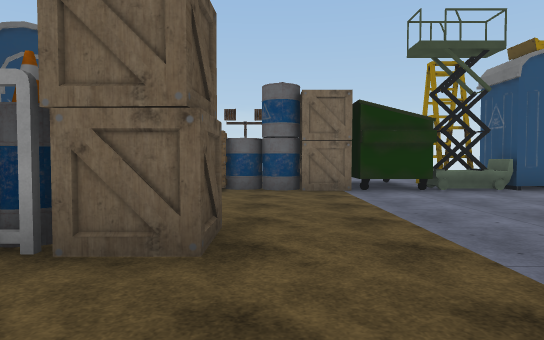
View 1 (above)

24 first-person views from a walk through a 3-D level made in the Unity game engine. The camera is 1.4 m above the floor, tilts 2° down and sees 75° across. The floor is counted in squares, 2 m on a side. Each view is taken from the middle of a square. On the plan, view 1 faces up. The plan holds only what a view shows up to about 11 squares ahead; the rest is blank. The place goes on beyond the plan. The player character is not drawn. Some surface patterns are stand-ins.

View 2
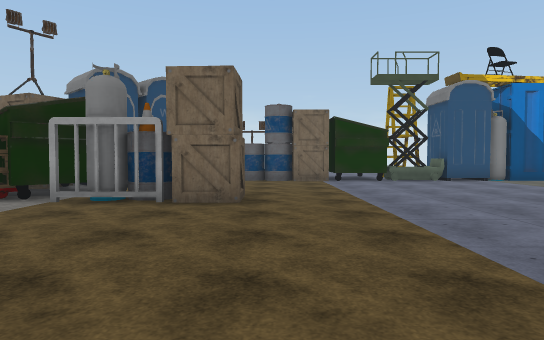

View 3
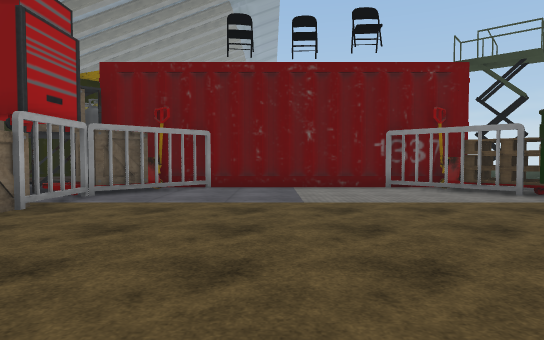

View 4
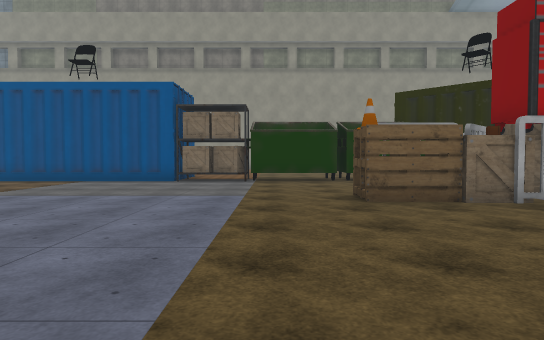

View 5
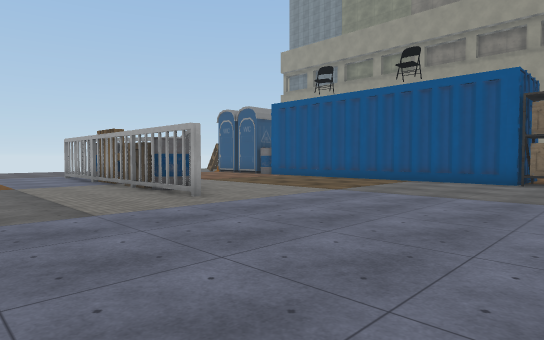

View 6
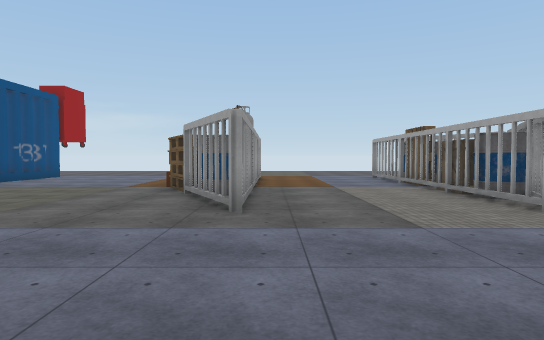

View 7
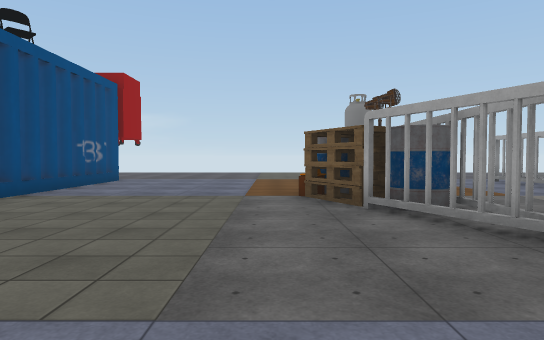

View 8
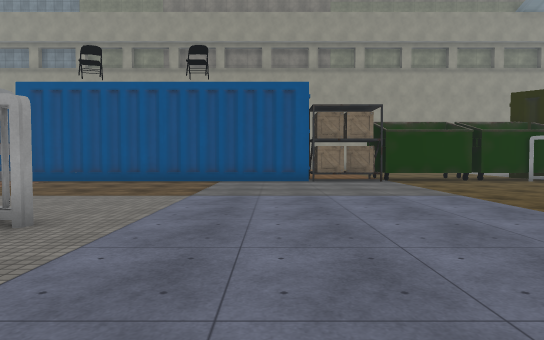

View 9
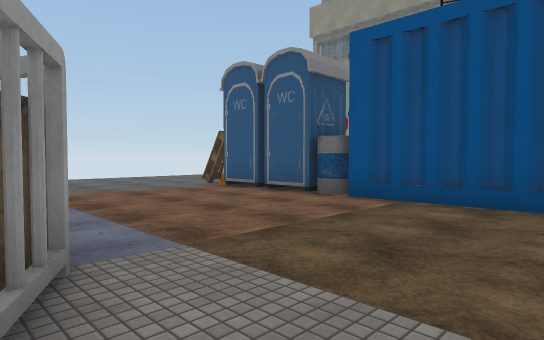

View 10
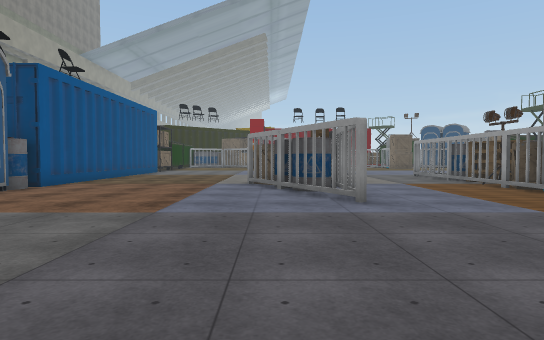

View 11
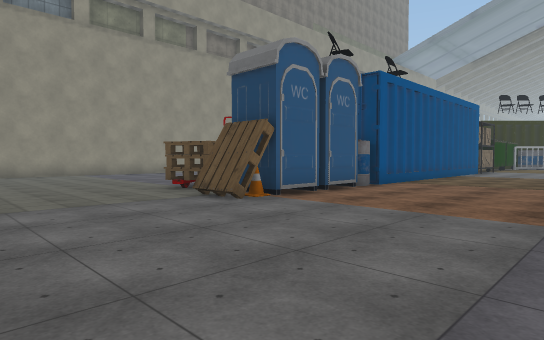

View 12
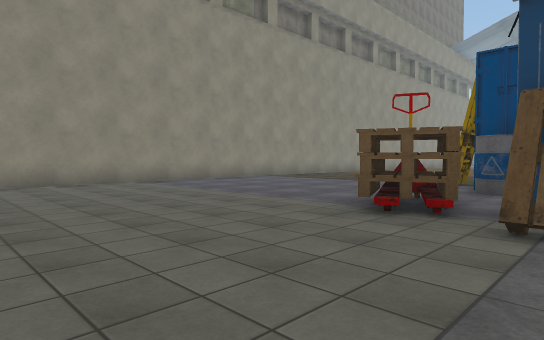

View 13
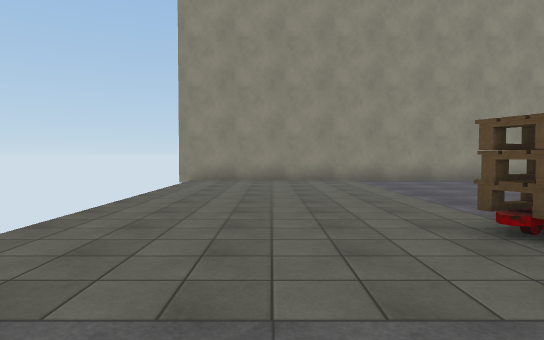

View 14
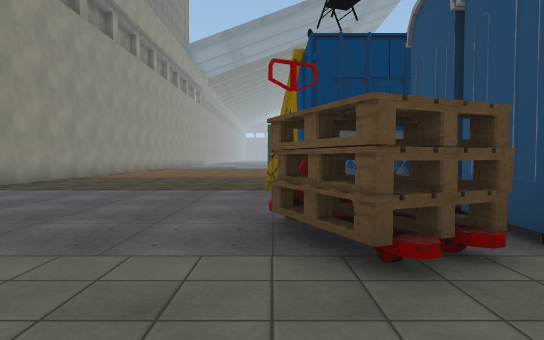

View 15
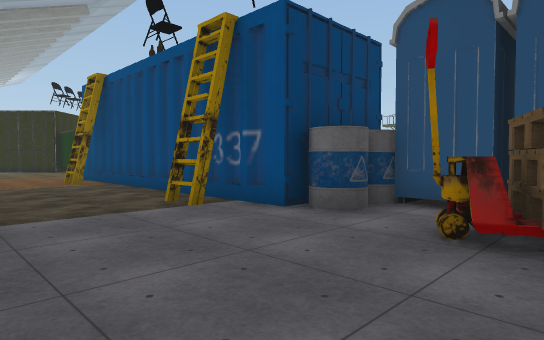

View 16
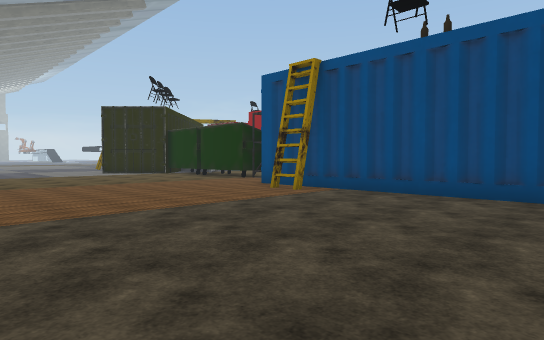

View 17
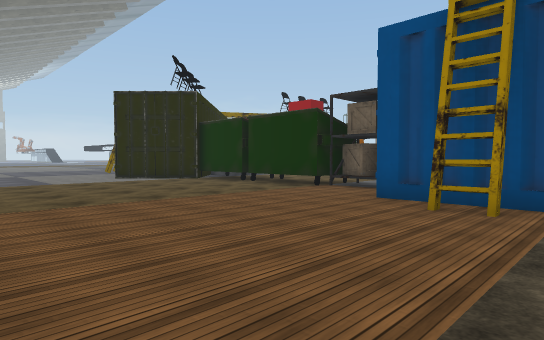

View 18
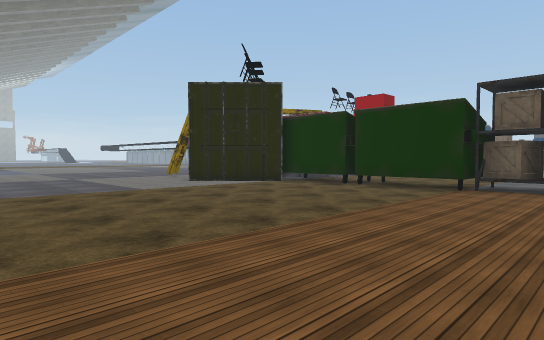

View 19
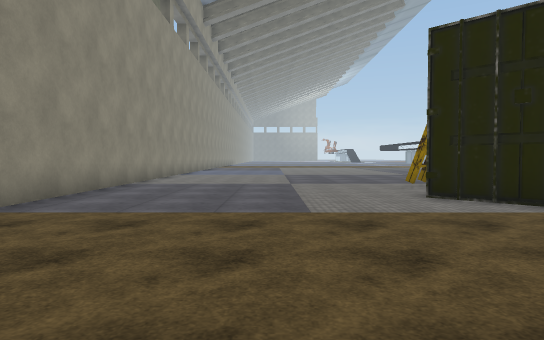

View 20
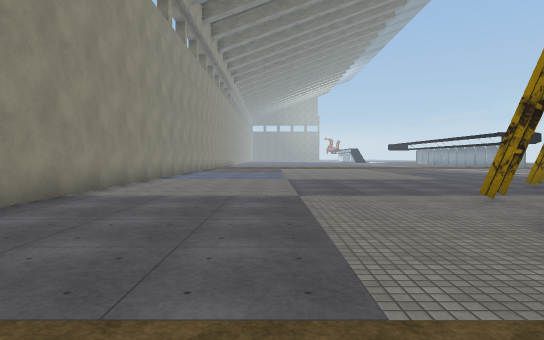

View 21
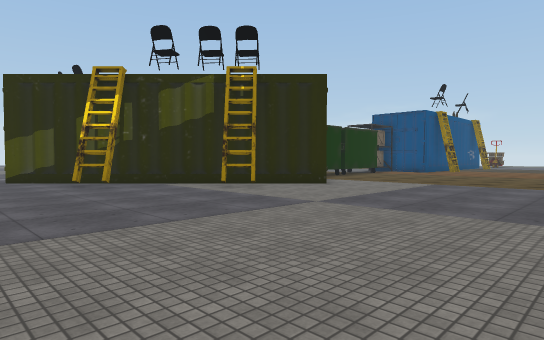

View 22
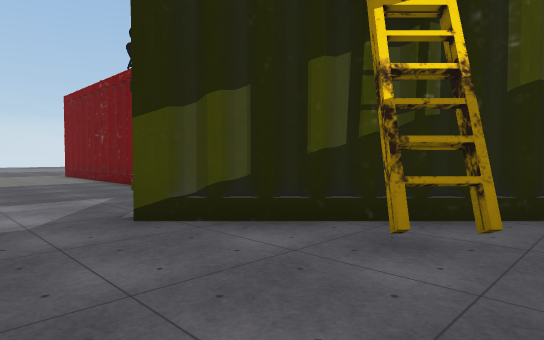

View 23
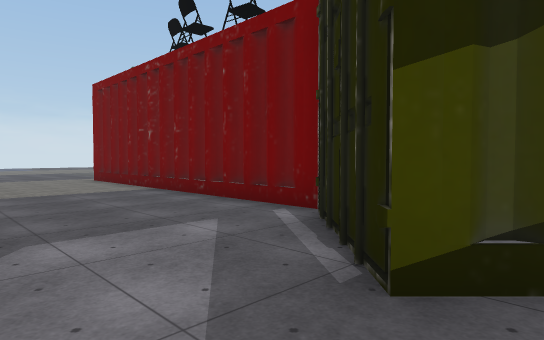

View 24
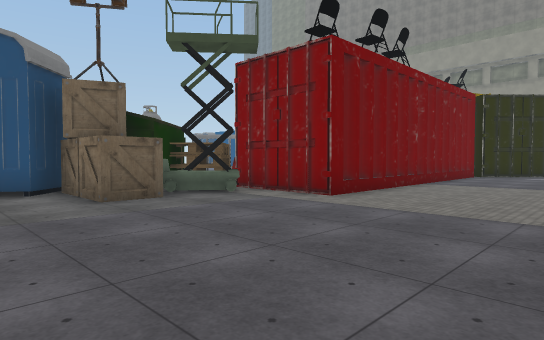

### Floor plan
Points are (right, up) in squares from view 1. A wall is a line through its corners. A room is listed if a view was taken in it or the views show most of it. See-through windows are left out.
Room 1 (views 1, 2, 3, 4, 5, 6, 7, 8, 9, 10, 11, 12, 13, 14, 15, 16, 17, 18, 19, 20, 21, 22, 23, 24)
walls: (7.4, -3.5) (8.5, -3.5); (7.7, -3.7) (8.5, -4.1); (8.2, 0.5) (9.9, 0.5); (8.1, 0.8) (9.4, 1.5); (4.4, -10.5) (12.6, -10.5); (9, 0.4) (7.3, 0.4) (8, 0.7); (1.6, -11.5) (1.6, -12.1) (-1, -12.1); (-1, -10.5) (1.6, -10.5); (-1.2, -12.1) (-3.5, -12.1); (-3.5, -10.5) (-1.2, -10.5); (-3.4, 3.5) (-4.2, 2.7) (-5.6, 4.1); (14.9, -3.5) (15.4, -3.5); (14, 0.4) (9.2, 0.4); (-3.2, -12.3) (-5.2, -14.3) (-11.3, -8.2) (-9.7, -6.6); (3.5, 7.5) (1.9, 7.5) (1.9, 8.2); (5, 7.5) (5, 8.2); (5.1, 7.5) (4.4, 7.5); (15.6, -3.6) (15, -3.9); (12.6, -12.8) (12.6, -13.3) (3.9, -13.3); (8.2, 7.7) (7.4, 7.7); (-8, -7.6) (-7.4, -8.1); (-6, 4.1) (-6.6, 3.3); (-7, 3) (-6.3, 3.9); (-9.2, -6.1) (-9.2, 2.6) (-6.5, 2.6) (-6.5, -5); (-7.5, 3.4) (-6.5, 4.5); (15, -13.1) (15.4, -13.8); (15.2, -13.9) (14.8, -14); (15.9, 7.7) (11, 7.7); (8, -20.8) (21.9, -20.8); (-13, -20.8) (-3.9, -20.8)
low walls: (15.4, -13.9) (15.2, -14) (15.2, -13.9)
ways out: gap at (-1, -11)
objects: ladder (-10, -11); ladder (-8, -13) to (-7, -13); other object (-8, -7); shelf (-7, -8); tank (-7, -6); crate (-7, 5) to (-7, 6); crate (-6, -6); barrier (-6, 1); crate (-6, 5) to (-5, 6); crate (-5, -8) to (-5, -7); shelf (-5, -6); barrier (-5, -5); pallet (-5, 2); barrier (-4, -10) to (-3, -9); barrier (-4, -8) to (-3, -7); crate (-4, -7); barrier (-4, -5) to (-3, -5); toilet (-4, 7); toilet (-4, 8) to (-3, 8); crate (-3, -6) to (-2, -6); tank (-3, 3); barrel (-2, 3); pallet (-1, -6); crate (-1, 3); barrel (0, 8); barrel (1, 8); crate (2, -11); crate (3, -11); shelf (4, -11); ladder (4, 8); ladder (4, 10); ladder (6, -14); toilet (6, 8); tank (7, 8); barrel (9, -4) to (10, -4); barrier (10, -5) to (11, -5); barrel (10, 1); ladder (11, -14); crate (11, -4); pallet (11, 1) to (11, 2); barrier (12, -5); pallet (12, -4) to (13, -4); other object (12, 2); barrel (13, -13); barrel (13, -12); barrel (13, -11); barrel (13, -5) to (14, -4); crate (13, 1); barrel (13, 2); toilet (14, -11); tank (14, 1); pallet (16, -14); pallet (16, -13) to (17, -13); toilet (16, -11); pallet (17, -11); cone (18, -11)

Positions as (right, up) in squares from view 1, and headings:
1: (0, 0), facing up
2: (0, -3), facing up
3: (2, -2), facing left
4: (1, 0), facing down
5: (2, 0), facing down-right
6: (3, 0), facing right
7: (5, 3), facing right
8: (5, 0), facing down
9: (9, -5), facing down-right
10: (21, -5), facing left
11: (21, -6), facing down-left
12: (21, -11), facing down-left
13: (19, -10), facing down
14: (19, -14), facing left
15: (16, -17), facing up-left
16: (11, -20), facing up-left
17: (7, -19), facing up-left
18: (4, -20), facing up-left
19: (1, -17), facing left
20: (-2, -17), facing left
21: (-13, -20), facing up-right
22: (-13, -12), facing up-right
23: (-13, -9), facing up-right
24: (-13, 8), facing down-right
